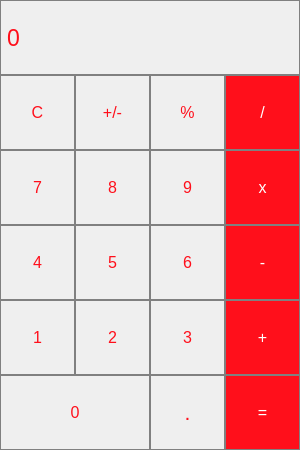
<?xml version="1.0" encoding="UTF-8"?>
<ui version="4.0">
 <class>MainWindow</class>
 <widget class="QMainWindow" name="MainWindow">
  <property name="geometry">
   <rect>
    <x>0</x>
    <y>0</y>
    <width>300</width>
    <height>450</height>
   </rect>
  </property>
  <property name="windowTitle">
   <string>MainWindow</string>
  </property>
  <widget class="QWidget" name="centralwidget">
   <widget class="QLabel" name="show_result">
    <property name="geometry">
     <rect>
      <x>0</x>
      <y>0</y>
      <width>300</width>
      <height>75</height>
     </rect>
    </property>
    <property name="font">
     <font>
      <pointsize>17</pointsize>
     </font>
    </property>
    <property name="styleSheet">
     <string notr="true">QLabel {
  qproperty-alignment: 'AlignVCenter | AlignRight';
  border: 1px solid gray;
 background-color: rgb(	3, 0, 0);
  color: rgb(255, 15, 27); 
}

 </string>
    </property>
    <property name="text">
     <string>0</string>
    </property>
   </widget>
   <widget class="QPushButton" name="Button_Persent">
    <property name="geometry">
     <rect>
      <x>150</x>
      <y>75</y>
      <width>75</width>
      <height>75</height>
     </rect>
    </property>
    <property name="font">
     <font>
      <pointsize>12</pointsize>
     </font>
    </property>
    <property name="styleSheet">
     <string notr="true">QPushButton {
  background-color: rgb(	3, 0, 0);
  color: rgb(255, 15, 27); 
  border: 1px solid gray;
}
QPushButton:pressed {
    background-color: qlineargradient(x1: 0, y1: 0, x2: 0, y2: 1,
                                      stop: 0 #ff7575, stop: 1 #ff7575);
}</string>
    </property>
    <property name="text">
     <string>%</string>
    </property>
   </widget>
   <widget class="QPushButton" name="Button_division">
    <property name="geometry">
     <rect>
      <x>225</x>
      <y>75</y>
      <width>75</width>
      <height>75</height>
     </rect>
    </property>
    <property name="font">
     <font>
      <pointsize>12</pointsize>
     </font>
    </property>
    <property name="styleSheet">
     <string notr="true">QPushButton {
  background-color: rgb(255, 15, 27);
  color: white; 
  border: 1px solid gray;
}

QPushButton:pressed {
    background-color: qlineargradient(x1: 0, y1: 0, x2: 0, y2: 1,
                                      stop: 0 #ff8c8c, stop: 1 #ff9e9e);
}</string>
    </property>
    <property name="text">
     <string>/</string>
    </property>
   </widget>
   <widget class="QPushButton" name="Button_inf">
    <property name="geometry">
     <rect>
      <x>75</x>
      <y>75</y>
      <width>75</width>
      <height>75</height>
     </rect>
    </property>
    <property name="font">
     <font>
      <pointsize>12</pointsize>
     </font>
    </property>
    <property name="styleSheet">
     <string notr="true">QPushButton {
  background-color: rgb(	3, 0, 0);
  color: rgb(255, 15, 27); 
  border: 1px solid gray;
}
QPushButton:pressed {
    background-color: qlineargradient(x1: 0, y1: 0, x2: 0, y2: 1,
                                      stop: 0 #ff7575, stop: 1 #ff7575);
}</string>
    </property>
    <property name="text">
     <string>+/-</string>
    </property>
   </widget>
   <widget class="QPushButton" name="Button_Clean">
    <property name="geometry">
     <rect>
      <x>0</x>
      <y>75</y>
      <width>75</width>
      <height>75</height>
     </rect>
    </property>
    <property name="font">
     <font>
      <pointsize>12</pointsize>
     </font>
    </property>
    <property name="styleSheet">
     <string notr="true">QPushButton {
  background-color: rgb(	3, 0, 0);
  color: rgb(255, 15, 27); 
  border: 1px solid gray;
}
QPushButton:pressed {
    background-color: qlineargradient(x1: 0, y1: 0, x2: 0, y2: 1,
                                      stop: 0 #ff7575, stop: 1 #ff7575);
}</string>
    </property>
    <property name="text">
     <string>C</string>
    </property>
   </widget>
   <widget class="QPushButton" name="Button_multiplication">
    <property name="geometry">
     <rect>
      <x>225</x>
      <y>150</y>
      <width>75</width>
      <height>75</height>
     </rect>
    </property>
    <property name="font">
     <font>
      <pointsize>12</pointsize>
     </font>
    </property>
    <property name="styleSheet">
     <string notr="true">QPushButton {
  background-color: rgb(255, 15, 27);
  color: white; 
  border: 1px solid gray;
}
QPushButton:pressed {
    background-color: qlineargradient(x1: 0, y1: 0, x2: 0, y2: 1,
                                      stop: 0 #ff8c8c, stop: 1 #ff9e9e);
}</string>
    </property>
    <property name="text">
     <string>x</string>
    </property>
   </widget>
   <widget class="QPushButton" name="pushButton_7">
    <property name="geometry">
     <rect>
      <x>0</x>
      <y>150</y>
      <width>75</width>
      <height>75</height>
     </rect>
    </property>
    <property name="font">
     <font>
      <pointsize>12</pointsize>
     </font>
    </property>
    <property name="styleSheet">
     <string notr="true">QPushButton {
  background-color: rgb(	3, 0, 0);
  color: rgb(255, 15, 27); 
  border: 1px solid gray;
}
QPushButton:pressed {
    background-color: qlineargradient(x1: 0, y1: 0, x2: 0, y2: 1,
                                      stop: 0 #ff7575, stop: 1 #ff7575);
}</string>
    </property>
    <property name="text">
     <string>7</string>
    </property>
   </widget>
   <widget class="QPushButton" name="pushButton_8">
    <property name="geometry">
     <rect>
      <x>75</x>
      <y>150</y>
      <width>75</width>
      <height>75</height>
     </rect>
    </property>
    <property name="font">
     <font>
      <pointsize>12</pointsize>
     </font>
    </property>
    <property name="styleSheet">
     <string notr="true">QPushButton {
  background-color: rgb(	3, 0, 0);
  color: rgb(255, 15, 27); 
  border: 1px solid gray;
}
QPushButton:pressed {
    background-color: qlineargradient(x1: 0, y1: 0, x2: 0, y2: 1,
                                      stop: 0 #ff7575, stop: 1 #ff7575);
}</string>
    </property>
    <property name="text">
     <string>8</string>
    </property>
   </widget>
   <widget class="QPushButton" name="pushButton_9">
    <property name="geometry">
     <rect>
      <x>150</x>
      <y>150</y>
      <width>75</width>
      <height>75</height>
     </rect>
    </property>
    <property name="font">
     <font>
      <pointsize>12</pointsize>
     </font>
    </property>
    <property name="styleSheet">
     <string notr="true">QPushButton {
  background-color: rgb(	3, 0, 0);
  color: rgb(255, 15, 27); 
  border: 1px solid gray;
}
QPushButton:pressed {
    background-color: qlineargradient(x1: 0, y1: 0, x2: 0, y2: 1,
                                      stop: 0 #ff7575, stop: 1 #ff7575);
}</string>
    </property>
    <property name="text">
     <string>9</string>
    </property>
   </widget>
   <widget class="QPushButton" name="Button_minus">
    <property name="geometry">
     <rect>
      <x>225</x>
      <y>225</y>
      <width>75</width>
      <height>75</height>
     </rect>
    </property>
    <property name="font">
     <font>
      <pointsize>12</pointsize>
     </font>
    </property>
    <property name="styleSheet">
     <string notr="true">QPushButton {
  background-color: rgb(255, 15, 27);
  color: white; 
  border: 1px solid gray;
}
QPushButton:pressed {
    background-color: qlineargradient(x1: 0, y1: 0, x2: 0, y2: 1,
                                      stop: 0 #ff8c8c, stop: 1 #ff9e9e);
}</string>
    </property>
    <property name="text">
     <string>-</string>
    </property>
   </widget>
   <widget class="QPushButton" name="pushButton_4">
    <property name="geometry">
     <rect>
      <x>0</x>
      <y>225</y>
      <width>75</width>
      <height>75</height>
     </rect>
    </property>
    <property name="font">
     <font>
      <pointsize>12</pointsize>
     </font>
    </property>
    <property name="styleSheet">
     <string notr="true">QPushButton {
  background-color: rgb(	3, 0, 0);
  color: rgb(255, 15, 27); 
  border: 1px solid gray;
}
QPushButton:pressed {
    background-color: qlineargradient(x1: 0, y1: 0, x2: 0, y2: 1,
                                      stop: 0 #ff7575, stop: 1 #ff7575);
}</string>
    </property>
    <property name="text">
     <string>4</string>
    </property>
   </widget>
   <widget class="QPushButton" name="pushButton_5">
    <property name="geometry">
     <rect>
      <x>75</x>
      <y>225</y>
      <width>75</width>
      <height>75</height>
     </rect>
    </property>
    <property name="font">
     <font>
      <pointsize>12</pointsize>
     </font>
    </property>
    <property name="styleSheet">
     <string notr="true">QPushButton {
  background-color: rgb(	3, 0, 0);
  color: rgb(255, 15, 27); 
  border: 1px solid gray;
}
QPushButton:pressed {
    background-color: qlineargradient(x1: 0, y1: 0, x2: 0, y2: 1,
                                      stop: 0 #ff7575, stop: 1 #ff7575);
}</string>
    </property>
    <property name="text">
     <string>5</string>
    </property>
   </widget>
   <widget class="QPushButton" name="pushButton_6">
    <property name="geometry">
     <rect>
      <x>150</x>
      <y>225</y>
      <width>75</width>
      <height>75</height>
     </rect>
    </property>
    <property name="font">
     <font>
      <pointsize>12</pointsize>
     </font>
    </property>
    <property name="styleSheet">
     <string notr="true">QPushButton {
  background-color: rgb(	3, 0, 0);
  color: rgb(255, 15, 27); 
  border: 1px solid gray;
}
QPushButton:pressed {
    background-color: qlineargradient(x1: 0, y1: 0, x2: 0, y2: 1,
                                      stop: 0 #ff7575, stop: 1 #ff7575);
}</string>
    </property>
    <property name="text">
     <string>6</string>
    </property>
   </widget>
   <widget class="QPushButton" name="Button_plus">
    <property name="geometry">
     <rect>
      <x>225</x>
      <y>300</y>
      <width>75</width>
      <height>75</height>
     </rect>
    </property>
    <property name="font">
     <font>
      <pointsize>12</pointsize>
     </font>
    </property>
    <property name="styleSheet">
     <string notr="true">QPushButton {
  background-color: rgb(255, 15, 27);
  color: white; 
  border: 1px solid gray;
}
QPushButton:pressed {
    background-color: qlineargradient(x1: 0, y1: 0, x2: 0, y2: 1,
                                      stop: 0 #ff8c8c, stop: 1 #ff9e9e);
}</string>
    </property>
    <property name="text">
     <string>+</string>
    </property>
   </widget>
   <widget class="QPushButton" name="pushButton_1">
    <property name="geometry">
     <rect>
      <x>0</x>
      <y>300</y>
      <width>75</width>
      <height>75</height>
     </rect>
    </property>
    <property name="font">
     <font>
      <pointsize>12</pointsize>
     </font>
    </property>
    <property name="styleSheet">
     <string notr="true">QPushButton {
  background-color: rgb(	3, 0, 0);
  color: rgb(255, 15, 27); 
  border: 1px solid gray;
}
QPushButton:pressed {
    background-color: qlineargradient(x1: 0, y1: 0, x2: 0, y2: 1,
                                      stop: 0 #ff7575, stop: 1 #ff7575);
}</string>
    </property>
    <property name="text">
     <string>1</string>
    </property>
   </widget>
   <widget class="QPushButton" name="pushButton_2">
    <property name="geometry">
     <rect>
      <x>75</x>
      <y>300</y>
      <width>75</width>
      <height>75</height>
     </rect>
    </property>
    <property name="font">
     <font>
      <pointsize>12</pointsize>
     </font>
    </property>
    <property name="styleSheet">
     <string notr="true">QPushButton {
  background-color: rgb(	3, 0, 0);
  color: rgb(255, 15, 27); 
  border: 1px solid gray;
}
QPushButton:pressed {
    background-color: qlineargradient(x1: 0, y1: 0, x2: 0, y2: 1,
                                      stop: 0 #ff7575, stop: 1 #ff7575);
}</string>
    </property>
    <property name="text">
     <string>2</string>
    </property>
   </widget>
   <widget class="QPushButton" name="pushButton_3">
    <property name="geometry">
     <rect>
      <x>150</x>
      <y>300</y>
      <width>75</width>
      <height>75</height>
     </rect>
    </property>
    <property name="font">
     <font>
      <pointsize>12</pointsize>
     </font>
    </property>
    <property name="styleSheet">
     <string notr="true">QPushButton {
  background-color: rgb(	3, 0, 0);
  color: rgb(255, 15, 27); 
  border: 1px solid gray;
}
QPushButton:pressed {
    background-color: qlineargradient(x1: 0, y1: 0, x2: 0, y2: 1,
                                      stop: 0 #ff7575, stop: 1 #ff7575);
}</string>
    </property>
    <property name="text">
     <string>3</string>
    </property>
   </widget>
   <widget class="QPushButton" name="pushButton_0">
    <property name="geometry">
     <rect>
      <x>0</x>
      <y>375</y>
      <width>150</width>
      <height>75</height>
     </rect>
    </property>
    <property name="font">
     <font>
      <pointsize>12</pointsize>
     </font>
    </property>
    <property name="styleSheet">
     <string notr="true">QPushButton {
  background-color: rgb(	3, 0, 0);
  color: rgb(255, 15, 27); 
  border: 1px solid gray;
}
QPushButton:pressed {
    background-color: qlineargradient(x1: 0, y1: 0, x2: 0, y2: 1,
                                      stop: 0 #ff7575, stop: 1 #ff7575);
}</string>
    </property>
    <property name="text">
     <string>0</string>
    </property>
   </widget>
   <widget class="QPushButton" name="pushButton_float">
    <property name="geometry">
     <rect>
      <x>150</x>
      <y>375</y>
      <width>75</width>
      <height>75</height>
     </rect>
    </property>
    <property name="font">
     <font>
      <pointsize>16</pointsize>
     </font>
    </property>
    <property name="styleSheet">
     <string notr="true">QPushButton {
  background-color: rgb(	3, 0, 0);
  color: rgb(255, 15, 27); 
  border: 1px solid gray;
}
QPushButton:pressed {
    background-color: qlineargradient(x1: 0, y1: 0, x2: 0, y2: 1,
                                      stop: 0 #ff7575, stop: 1 #ff7575);
}</string>
    </property>
    <property name="text">
     <string>.</string>
    </property>
   </widget>
   <widget class="QPushButton" name="Button_result">
    <property name="geometry">
     <rect>
      <x>225</x>
      <y>375</y>
      <width>75</width>
      <height>75</height>
     </rect>
    </property>
    <property name="font">
     <font>
      <pointsize>12</pointsize>
     </font>
    </property>
    <property name="styleSheet">
     <string notr="true">QPushButton {
  background-color: rgb(255, 15, 27);
  color: white; 
  border: 1px solid gray;
}
QPushButton:pressed {
    background-color: qlineargradient(x1: 0, y1: 0, x2: 0, y2: 1,
                                      stop: 0 #ff8c8c, stop: 1 #ff9e9e);
}</string>
    </property>
    <property name="text">
     <string>=</string>
    </property>
   </widget>
  </widget>
 </widget>
 <resources/>
 <connections/>
</ui>
